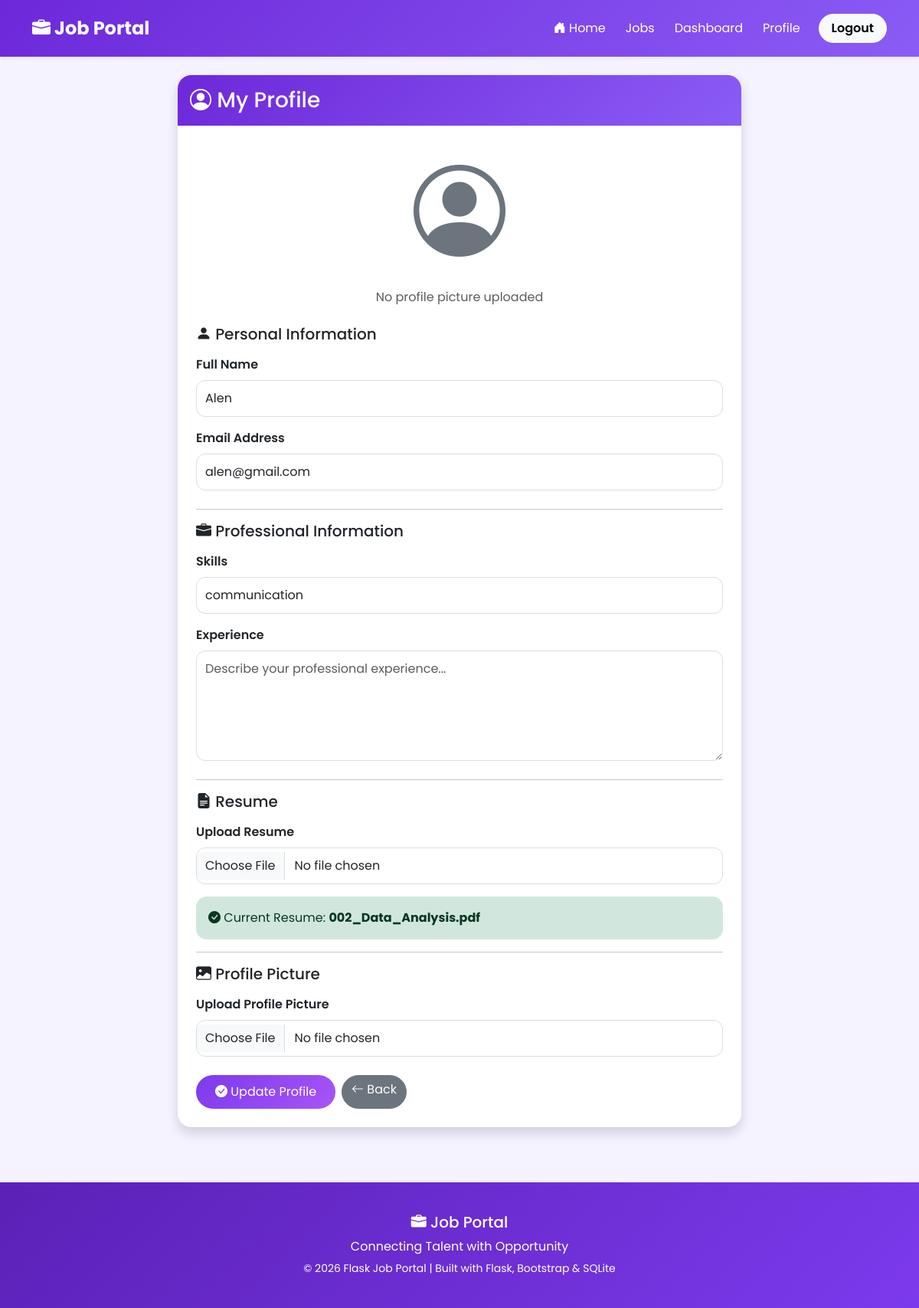
Page /profile (signed in) on the committed database.
### tables this page shows
CREATE TABLE users
    (
        id INTEGER PRIMARY KEY AUTOINCREMENT,
        name TEXT NOT NULL,
        email TEXT NOT NULL UNIQUE,
        password TEXT NOT NULL,
        role TEXT NOT NULL,
        skills TEXT,
        experience TEXT,
        resume TEXT,
        profile_picture TEXT
    , company_name TEXT, company_website TEXT, company_location TEXT, company_description TEXT, company_logo TEXT);

### app.py (the view, shortened to what this page needs)
@app.route("/profile", methods=["GET", "POST"])
@login_required(role="Candidate")
def profile():
    user = get_user_by_id(session["user_id"])
    return render_template(
        "profile.html",
        user=user
    )

### app.py (called while the page is built)
def login_required(role=None):
    def decorator(view_function):
        @wraps(view_function)
        def wrapper(*args, **kwargs):
            if "user_id" not in session:
                flash("Please login to continue.", "warning")
                return redirect(url_for("login"))
            if role and session.get("role") != role:
                flash("You are not authorized to access this page.", "danger")
                return redirect(url_for("home"))
            return view_function(*args, **kwargs)
        return wrapper
    return decorator

### database.py (called while the page is built)
def get_connection():
    conn = sqlite3.connect(DATABASE_NAME)
    conn.row_factory = sqlite3.Row
    return conn

def get_user_by_id(user_id):
    conn = get_connection()
    user = conn.execute("""
    SELECT *
    FROM users
    WHERE id = ?
    """,
    (user_id,)
    ).fetchone()
    conn.close()
    return user

### templates/profile.html (shortened to what this page needs)
{% extends "base.html" %}
{% block content %}
<div class="row justify-content-center">
    <div class="col-lg-8">
        <div class="card shadow border-0">
            <div class="card-header bg-primary text-white py-3">
                <h3 class="mb-0">
                    <i class="bi bi-person-circle"></i>
                    My Profile
                </h3>
            </div>
            <div class="card-body p-4">
                <form
                    method="POST"
                    enctype="multipart/form-data">
                    <div class="text-center mb-4">
                        {% if user["profile_picture"] %}
                            <img
                                src="{{ url_for('static', filename='uploads/profile_pics/' + user['profile_picture']) }}"
                                class="rounded-circle border shadow"
                                width="150"
                                height="150"
                                style="object-fit: cover;">
                        {% else %}
                            <div class="mb-2">
                                <i
                                    class="bi bi-person-circle text-secondary"
                                    style="font-size: 120px;">
                                </i>
                            </div>
                            <p class="text-muted">
                                No profile picture uploaded
                            </p>
                        {% endif %}
                    </div>
                    <h5 class="mb-3">
                        <i class="bi bi-person-fill"></i>
                        Personal Information
                    </h5>
                    <div class="mb-3">
                        <label class="form-label fw-semibold">
                            Full Name
                        </label>
                        <input
                            type="text"
                            name="name"
                            class="form-control"
                            value="{{ user['name'] }}"
                            required>
                    </div>
                    <div class="mb-4">
                        <label class="form-label fw-semibold">
                            Email Address
                        </label>
                        <input
                            type="email"
                            class="form-control"
                            value="{{ user['email'] }}"
                            readonly>
                    </div>
                    <hr>
                    <h5 class="mb-3">
                        <i class="bi bi-briefcase-fill"></i>
                        Professional Information
                    </h5>
                    <div class="mb-3">
                        <label class="form-label fw-semibold">
                            Skills
                        </label>
                        <input
                            type="text"
                            name="skills"
                            class="form-control"
                            placeholder="Python, Flask, SQL..."
                            value="{{ user['skills'] or '' }}">
                    </div>
                    <div class="mb-4">
                        <label class="form-label fw-semibold">
                            Experience
                        </label>
                        <textarea
                            name="experience"
                            class="form-control"
                            rows="5"
                            placeholder="Describe your professional experience...">{{ user["experience"] or "" }}</textarea>
                    </div>
                    <hr>
                    <h5 class="mb-3">
                        <i class="bi bi-file-earmark-text-fill"></i>
                        Resume
                    </h5>
                    <div class="mb-3">
                        <label class="form-label fw-semibold">
                            Upload Resume
                        </label>
                        <input
                            type="file"
                            name="resume"
                            class="form-control">
                    </div>
                    {% if user["resume"] %}
                        <div class="alert alert-success">
                            <i class="bi bi-check-circle-fill"></i>
                            Current Resume:
                            <strong>
                                {{ user["resume"] }}
                            </strong>
                        </div>
                    {% else %}
                        <div class="alert alert-warning">
                            Resume not uploaded.
                        </div>
                    {% endif %}
                    <hr>
                    <h5 class="mb-3">
                        <i class="bi bi-image-fill"></i>
                        Profile Picture
                    </h5>
                    <div class="mb-4">
                        <label class="form-label fw-semibold">
                            Upload Profile Picture
                        </label>
                        <input
                            type="file"
                            name="profile_picture"
                            class="form-control">
                    </div>
                    <div class="d-flex gap-2">
                        <button
                            type="submit"
                            class="btn btn-primary">
                            <i class="bi bi-check-circle-fill"></i>
                            Update Profile
                        </button>
                        <a
                            href="{{ url_for('candidate_dashboard') }}"
                            class="btn btn-secondary">
                            <i class="bi bi-arrow-left"></i>
                            Back
                        </a>
                    </div>
                </form>
            </div>
        </div>
    </div>
</div>
{% endblock %}

### static/css/style.css (style rules this page uses)
body { font-family:'Poppins',sans-serif; background:#f5f3ff; color:#333; }
a { text-decoration:none; }
.card { border:none; border-radius:18px; overflow:hidden; box-shadow:0 10px 30px rgba(0,0,0,.08); transition:.35s; }
.card-header { background:linear-gradient( 135deg, #6D28D9, #8B5CF6 ); color:white; border:none; }
.btn-primary { background:linear-gradient( 135deg, #7C3AED, #A855F7 ); border:none; border-radius:30px; padding:10px 25px; transition:.3s; }
.btn-secondary { border-radius:30px; }
.form-control, .form-select { border-radius:12px; padding:11px; border:1px solid #ddd; transition:.3s; }
.alert { border:none; border-radius:14px; }

### rows in the picture
users: name "Alen", email "alen@gmail.com", skills "communication", resume "002_Data_Analysis.pdf"
